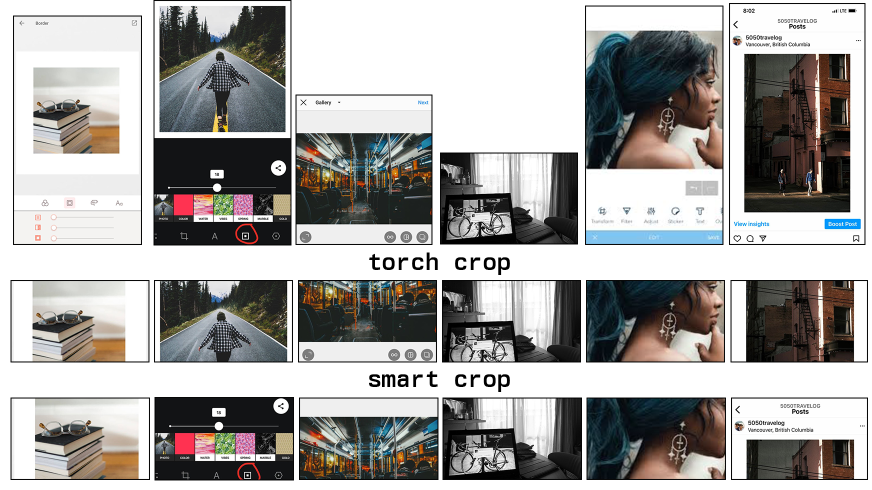
#> input picture image.png, 1744 x 979 px (shown at 1/2 size)
$ python smartcrop.py image.png out.png   (older library calls are emulated)
#> lines starting #> are read from the running program, lines starting #| are printed output that depends on the picture
#> in main, image is the input picture: PIL image 1744x979 RGBA; mean R, G, B, A 166.5, 164.9, 163.2, 255
#!/usr/bin/env python

import argparse
import json
import math
import sys

import numpy as np
from PIL import Image, ImageDraw
from PIL.ImageFilter import Kernel


# [20 lines left out: functions saturation, thirds, not called in this run]


class SmartCrop(object):

    DEFAULT_SKIN_COLOR = [0.78, 0.57, 0.44]

    def __init__(
        self,
        detail_weight=0.2,
        edge_radius=0.4,
        edge_weight=-20,
        outside_importance=-0.5,
        rule_of_thirds=True,
        saturation_bias=0.2,
        saturation_brightness_max=0.9,
        saturation_brightness_min=0.05,
        saturation_threshold=0.4,
        saturation_weight=0.3,
        score_down_sample=8,
        skin_bias=0.01,
        skin_brightness_max=1,
        skin_brightness_min=0.2,
        skin_color=None,
        skin_threshold=0.8,
        skin_weight=1.8
    ):
        self.detail_weight = detail_weight
        self.edge_radius = edge_radius
        self.edge_weight = edge_weight
        self.outside_importance = outside_importance
        self.rule_of_thirds = rule_of_thirds
        self.saturation_bias = saturation_bias
        self.saturation_brightness_max = saturation_brightness_max
        self.saturation_brightness_min = saturation_brightness_min
        self.saturation_threshold = saturation_threshold
        self.saturation_weight = saturation_weight
        self.score_down_sample = score_down_sample
        self.skin_bias = skin_bias
        self.skin_brightness_max = skin_brightness_max
        self.skin_brightness_min = skin_brightness_min
        self.skin_color = skin_color or self.DEFAULT_SKIN_COLOR
        self.skin_threshold = skin_threshold
        self.skin_weight = skin_weight

    def analyse(
        self,
        image,
        crop_width,
        crop_height,
        max_scale=1,
        min_scale=0.9,
        scale_step=0.1,
        step=8
    ):
        """
        Analyze image and return some suggestions of crops (coordinates).
        This implementation / algorithm is really slow for large images.
        Use `crop()` which is pre-scaling the image before analyzing it.
        """
        cie_image = image.convert('L', (0.2126, 0.7152, 0.0722, 0))
        cie_array = np.array(cie_image)  # [0; 255]

        # R=skin G=edge B=saturation
        edge_image = self.detect_edge(cie_image)
        skin_image = self.detect_skin(cie_array, image)
        saturation_image = self.detect_saturation(cie_array, image)
        analyse_image = Image.merge('RGB', [skin_image, edge_image, saturation_image])

        del edge_image
        del skin_image
        del saturation_image

        score_image = analyse_image.copy()
        score_image.thumbnail(
            (
                int(math.ceil(image.size[0] / self.score_down_sample)),
                int(math.ceil(image.size[1] / self.score_down_sample))
            ),
            Image.ANTIALIAS)

        top_crop = None
        top_score = -sys.maxsize

        crops = self.crops(
            image,
            crop_width,
            crop_height,
            max_scale=max_scale,
            min_scale=min_scale,
            scale_step=scale_step,
            step=step)

        for crop in crops:
            crop['score'] = self.score(score_image, crop)
            if crop['score']['total'] > top_score:
                top_crop = crop
                top_score = crop['score']['total']

        return {'analyse_image': analyse_image, 'crops': crops, 'top_crop': top_crop}

    def crop(
        self,
        image,
        width,
        height,
        prescale=True,
        max_scale=1,
        min_scale=0.9,
        scale_step=0.1,
        step=8
    ):
        """Not yet fully cleaned from https://github.com/hhatto/smartcrop.py."""
#> called with width = 100, height = 100, prescale = True, max_scale = 1, min_scale = 0.9, scale_step = 0.1, step = 8
        scale = min(image.size[0] / width, image.size[1] / height)
#> scale = 9.79
        crop_width = int(math.floor(width * scale))
#> crop_width = 978
        crop_height = int(math.floor(height * scale))
#> crop_height = 978
        # img = 100x100, width = 95x95, scale = 100/95, 1/scale > min
        # don't set minscale smaller than 1/scale
        # -> don't pick crops that need upscaling
        min_scale = min(max_scale, max(1 / scale, min_scale))
#> min_scale = 0.9

        prescale_size = 1
        if prescale:
            prescale_size = 1 / scale / min_scale
#> prescale_size = 0.113
            if prescale_size < 1:
                image = image.copy()
                image.thumbnail(
                    (int(image.size[0] * prescale_size), int(image.size[1] * prescale_size)),
                    Image.ANTIALIAS)
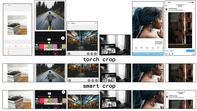
#> image: PIL image 197x111 RGBA; mean R, G, B, A 165.8, 164.3, 162.5, 255
                crop_width = int(math.floor(crop_width * prescale_size))
#> crop_width = 110
                crop_height = int(math.floor(crop_height * prescale_size))
#> crop_height = 110
            else:
                prescale_size = 1

        result = self.analyse(
            image,
            crop_width=crop_width,
            crop_height=crop_height,
            min_scale=min_scale,
            max_scale=max_scale,
            scale_step=scale_step,
            step=step)

        for i in range(len(result['crops'])):
            crop = result['crops'][i]
            crop['x'] = int(math.floor(crop['x'] / prescale_size))
            crop['y'] = int(math.floor(crop['y'] / prescale_size))
            crop['width'] = int(math.floor(crop['width'] / prescale_size))
            crop['height'] = int(math.floor(crop['height'] / prescale_size))
            result['crops'][i] = crop
        return result

    # [71 lines left out: functions crops, debug_crop, not called in this run]

    def detect_edge(self, cie_image):
        return cie_image.filter(Kernel((3, 3), (0, -1, 0, -1, 4, -1, 0, -1, 0), 1, 1))

    # [100 lines left out: functions detect_saturation, detect_skin, importance, score, not called in this run]


def parse_argument():
    parser = argparse.ArgumentParser()
    parser.add_argument('inputfile', metavar='INPUT_FILE', help='Input image file')
    parser.add_argument('outputfile', metavar='OUTPUT_FILE', help='Output image file')
    parser.add_argument('--debug-file', metavar='DEBUG_FILE', help='Debugging image file')
    parser.add_argument('--width', dest='width', type=int, default=100, help='Crop width')
    parser.add_argument('--height', dest='height', type=int, default=100, help='Crop height')
    return parser.parse_args()


def main():
    options = parse_argument()

    image = Image.open(options.inputfile)
    if image.mode != 'RGB' and image.mode != 'RGBA':
        sys.stderr.write("{1} convert from mode='{0}' to mode='RGB'\n".format(
            image.mode, options.inputfile))
        new_image = Image.new('RGB', image.size)
        new_image.paste(image)
        image = new_image

    cropper = SmartCrop()
    result = cropper.crop(image, width=100, height=int(options.height / options.width * 100))

    box = (
        result['top_crop']['x'],
        result['top_crop']['y'],
        result['top_crop']['width'] + result['top_crop']['x'],
        result['top_crop']['height'] + result['top_crop']['y']
    )

    if options.debug_file:
        analyse_image = result.pop('analyse_image')
        cropper.debug_crop(analyse_image, result['top_crop']).save(options.debug_file)
        print(json.dumps(result))

    cropped_image = image.crop(box)
    cropped_image.thumbnail((options.width, options.height), Image.ANTIALIAS)
    cropped_image.save(options.outputfile, 'JPEG', quality=90)


if __name__ == '__main__':
#> (the run stopped early here; a loop or call above may not have finished)
